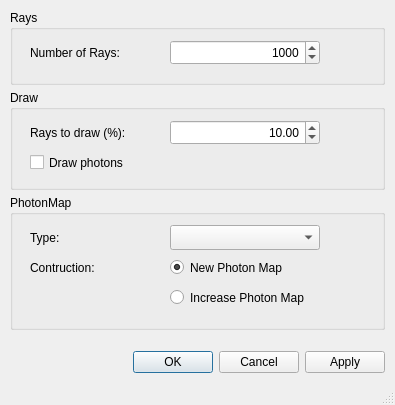
<ui version="4.0" >
 <class>RayTraceDialog</class>
 <widget class="QDialog" name="RayTraceDialog" >
  <property name="geometry" >
   <rect>
    <x>0</x>
    <y>0</y>
    <width>395</width>
    <height>405</height>
   </rect>
  </property>
  <property name="windowTitle" >
   <string>Options</string>
  </property>
  <property name="sizeGripEnabled" >
   <bool>true</bool>
  </property>
  <widget class="QGroupBox" name="raysGroup" >
   <property name="geometry" >
    <rect>
     <x>10</x>
     <y>10</y>
     <width>375</width>
     <height>75</height>
    </rect>
   </property>
   <property name="title" >
    <string>Rays</string>
   </property>
   <widget class="QLabel" name="numberRaysLabel" >
    <property name="geometry" >
     <rect>
      <x>20</x>
      <y>30</y>
      <width>100</width>
      <height>25</height>
     </rect>
    </property>
    <property name="text" >
     <string>Number of Rays:</string>
    </property>
   </widget>
   <widget class="QSpinBox" name="raysSpinBox" >
    <property name="geometry" >
     <rect>
      <x>160</x>
      <y>30</y>
      <width>150</width>
      <height>25</height>
     </rect>
    </property>
    <property name="layoutDirection" >
     <enum>Qt::LeftToRight</enum>
    </property>
    <property name="alignment" >
     <set>Qt::AlignRight|Qt::AlignTrailing|Qt::AlignVCenter</set>
    </property>
    <property name="minimum" >
     <number>1</number>
    </property>
    <property name="maximum" >
     <number>99999999</number>
    </property>
    <property name="singleStep" >
     <number>1000</number>
    </property>
    <property name="value" >
     <number>1000</number>
    </property>
   </widget>
  </widget>
  <widget class="QGroupBox" name="photonmapGroup" >
   <property name="geometry" >
    <rect>
     <x>10</x>
     <y>195</y>
     <width>375</width>
     <height>135</height>
    </rect>
   </property>
   <property name="title" >
    <string>PhotonMap</string>
   </property>
   <widget class="QRadioButton" name="newMapRadio" >
    <property name="geometry" >
     <rect>
      <x>160</x>
      <y>60</y>
      <width>150</width>
      <height>25</height>
     </rect>
    </property>
    <property name="text" >
     <string>New Photon Map</string>
    </property>
    <property name="checked" >
     <bool>true</bool>
    </property>
   </widget>
   <widget class="QRadioButton" name="increaseMapRadio" >
    <property name="geometry" >
     <rect>
      <x>160</x>
      <y>90</y>
      <width>150</width>
      <height>25</height>
     </rect>
    </property>
    <property name="text" >
     <string>Increase Photon Map</string>
    </property>
   </widget>
   <widget class="QComboBox" name="photonmapTypeCombo" >
    <property name="geometry" >
     <rect>
      <x>160</x>
      <y>30</y>
      <width>150</width>
      <height>25</height>
     </rect>
    </property>
    <property name="layoutDirection" >
     <enum>Qt::LeftToRight</enum>
    </property>
   </widget>
   <widget class="QLabel" name="photonmapTypeLabel" >
    <property name="geometry" >
     <rect>
      <x>20</x>
      <y>30</y>
      <width>46</width>
      <height>25</height>
     </rect>
    </property>
    <property name="text" >
     <string>Type:</string>
    </property>
   </widget>
   <widget class="QLabel" name="constructionLabel" >
    <property name="geometry" >
     <rect>
      <x>20</x>
      <y>60</y>
      <width>150</width>
      <height>25</height>
     </rect>
    </property>
    <property name="text" >
     <string>Contruction:</string>
    </property>
   </widget>
  </widget>
  <widget class="QDialogButtonBox" name="buttonBox" >
   <property name="geometry" >
    <rect>
     <x>110</x>
     <y>350</y>
     <width>275</width>
     <height>25</height>
    </rect>
   </property>
   <property name="standardButtons" >
    <set>QDialogButtonBox::Apply|QDialogButtonBox::Cancel|QDialogButtonBox::Ok</set>
   </property>
  </widget>
  <widget class="QGroupBox" name="drawBox" >
   <property name="geometry" >
    <rect>
     <x>10</x>
     <y>90</y>
     <width>375</width>
     <height>100</height>
    </rect>
   </property>
   <property name="title" >
    <string>Draw</string>
   </property>
   <widget class="QLabel" name="drawFractionLabel" >
    <property name="geometry" >
     <rect>
      <x>20</x>
      <y>30</y>
      <width>100</width>
      <height>25</height>
     </rect>
    </property>
    <property name="text" >
     <string>Rays to draw (%):</string>
    </property>
   </widget>
   <widget class="QCheckBox" name="photonsCheck" >
    <property name="geometry" >
     <rect>
      <x>20</x>
      <y>60</y>
      <width>110</width>
      <height>25</height>
     </rect>
    </property>
    <property name="text" >
     <string>Draw photons</string>
    </property>
   </widget>
   <widget class="QDoubleSpinBox" name="drawSpin" >
    <property name="geometry" >
     <rect>
      <x>160</x>
      <y>30</y>
      <width>150</width>
      <height>25</height>
     </rect>
    </property>
    <property name="alignment" >
     <set>Qt::AlignRight|Qt::AlignTrailing|Qt::AlignVCenter</set>
    </property>
    <property name="maximum" >
     <double>100.000000000000000</double>
    </property>
    <property name="singleStep" >
     <double>5.000000000000000</double>
    </property>
    <property name="value" >
     <double>10.000000000000000</double>
    </property>
   </widget>
  </widget>
 </widget>
 <tabstops>
  <tabstop>raysSpinBox</tabstop>
  <tabstop>drawSpin</tabstop>
  <tabstop>photonsCheck</tabstop>
  <tabstop>newMapRadio</tabstop>
  <tabstop>increaseMapRadio</tabstop>
  <tabstop>buttonBox</tabstop>
 </tabstops>
 <resources/>
 <connections>
  <connection>
   <sender>buttonBox</sender>
   <signal>accepted()</signal>
   <receiver>RayTraceDialog</receiver>
   <slot>accept()</slot>
   <hints>
    <hint type="sourcelabel" >
     <x>143</x>
     <y>322</y>
    </hint>
    <hint type="destinationlabel" >
     <x>179</x>
     <y>175</y>
    </hint>
   </hints>
  </connection>
  <connection>
   <sender>buttonBox</sender>
   <signal>rejected()</signal>
   <receiver>RayTraceDialog</receiver>
   <slot>reject()</slot>
   <hints>
    <hint type="sourcelabel" >
     <x>143</x>
     <y>322</y>
    </hint>
    <hint type="destinationlabel" >
     <x>179</x>
     <y>175</y>
    </hint>
   </hints>
  </connection>
 </connections>
</ui>
